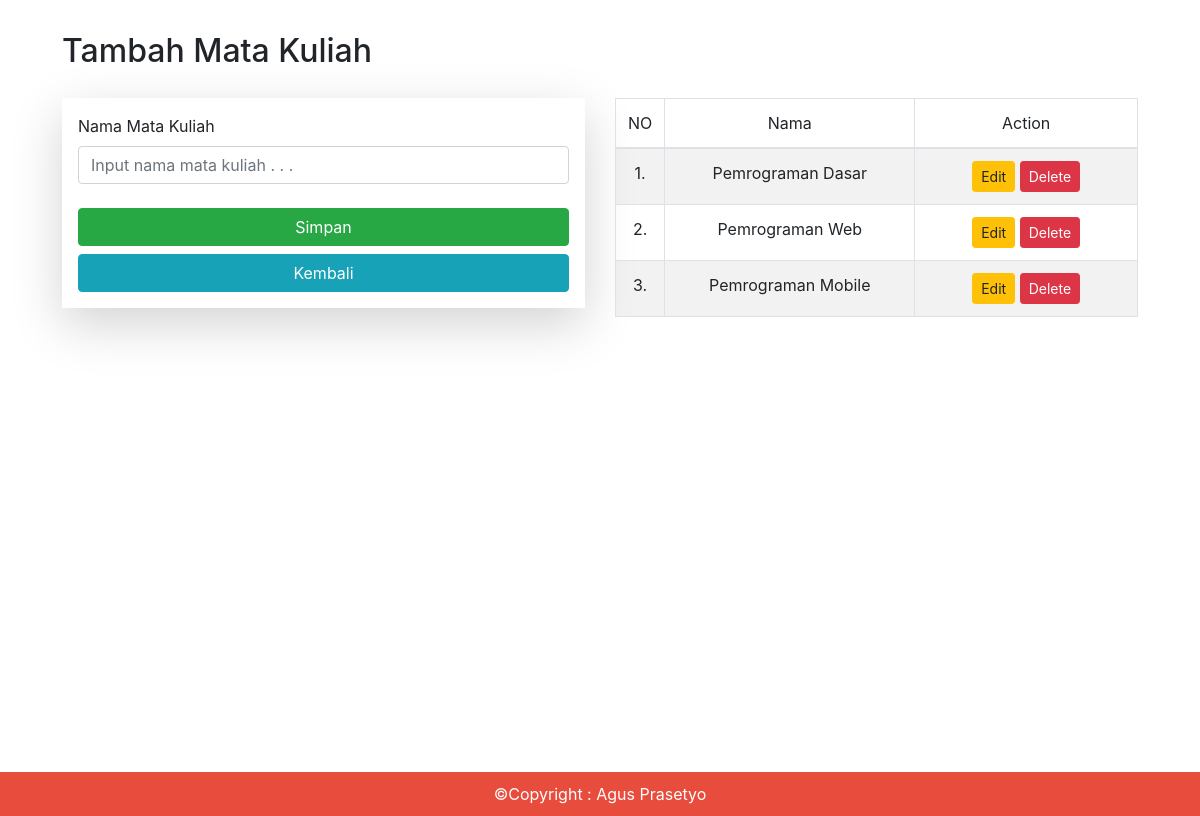
Page /matkul-add.php on the committed database.
### tables this page shows
CREATE TABLE `mata_kuliah` (
  `id` int(11) NOT NULL,
  `nama` varchar(100) NOT NULL
);

### function.php (called while the page is built, shortened)
<?php
  include "koneksi/koneksi.php";
  function query($query)
  {
      global $koneksi;
      $result = mysqli_query($koneksi, $query);
      $rows = [];
      while ($data = mysqli_fetch_assoc($result)) {
          $rows[] = $data;
      }
      return $rows;
  }
?>

### matkul-add.php (the view, shortened to what this page needs)
<?php
   $id = $_GET['id'];
   $title = $id == null ? "Tambah Mata Kuliah" : "Edit Mata Kuliah";
   include "layouts/header.php";
   include "function.php";
   $matkul_list = query("SELECT * FROM mata_kuliah");
?>
<div class="row p-3 m-3">
   <div class="col-md-12 mb-3">
      <h2 class="card-title ">
         <?= $title ?>
      </h2>
   </div>
   <div class="col-md-6 bg-white">
      <?php
         if ($_GET['id'] == null) {
      ?>
         <form action="" method="post" class="shadow-lg p-3 bg-white">
            <label for="nama">Nama Mata Kuliah</label>
            <input type="text"
               name="nama"
               id="nama"
               class="form-control"
               placeholder="Input nama mata kuliah . . ."
               autofocus="on" required> <br>
            <input type="submit" name="submit"
               value="Simpan"
               class="btn btn-success btn-block">
            <a
               class="btn btn-info btn-block text-white"
               onclick="document.location.href = './'">
               Kembali
            </a>
         </form>
      <?php
         }
      ?>
   </div>
   <div class="col-md-6">
      <table class="table table-bordered table-striped table-hover">
         <thead align="center">
            <tr>
               <td width=5>NO</td>
               <td style="width: 250px">Nama</td>
               <td>Action</td>
            </tr>
         </thead>
         <tbody align="center">
            <?php
               $i = 1;
               foreach ($matkul_list as $data) {
            ?>
            <tr>
               <td><?= $i++ ?>.</td>
               <td><?= $data['nama'] ?></td>
               <td>
                  <a href="matkul-add.php?id=<?= $data['id'] ?>"
                     class="btn btn-warning btn-sm">Edit</a>
                  <a href="matkul-delete.php?id=<?= $data['id'] ?>"
                     onclick="return confirm('Apakah anda ingin menghapus user ini ?')"
                     class="btn btn-danger btn-sm">Delete</a>
               </td>
            </tr>
            <?php } ?>
         </tbody>
      </table>
   </div>
</div>
<?php
   include "layouts/footer.php";
?>

### rows in the picture
mata_kuliah: nama "Pemrograman Dasar"
mata_kuliah: nama "Pemrograman Web"
mata_kuliah: nama "Pemrograman Mobile"

### other values in the picture
$title "Tambah Mata Kuliah"
